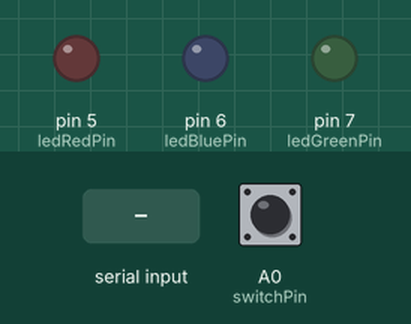
This sketch was run on a simulated Arduino Uno, built with avr-gcc and run on an emulated ATmega328P. Shown: output pins drawn as LEDs (lit = HIGH). The inputs (shaded band) are chosen by the test bench; at power-on: A0 (switchPin) LOW.

Above: at 1.2 s.
1.3 s: "100\n" received over Serial
At 2.3 s:
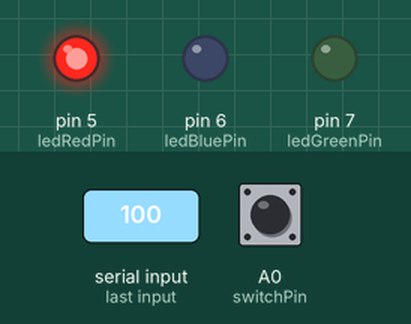
2.8 s: "101\n" received over Serial
At 3.5 s:
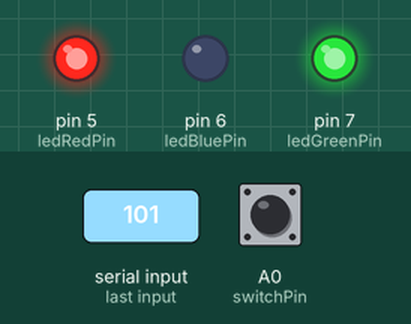
4.3 s: "102\n" received over Serial
At 4.7 s:
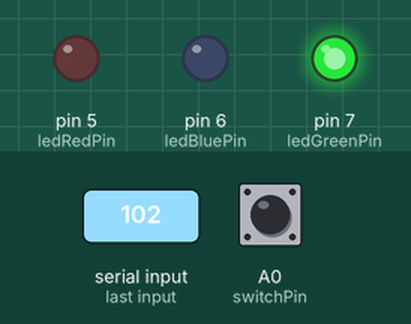
5.8 s: "103\n" received over Serial
At 7.1 s:
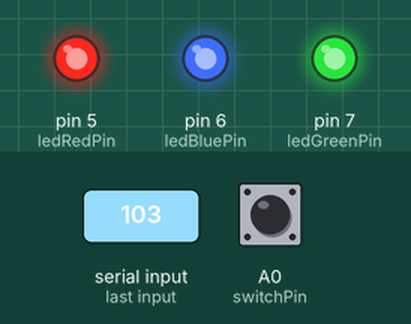
8.9 s: "90,45\n" received over Serial
At 9.6 s:
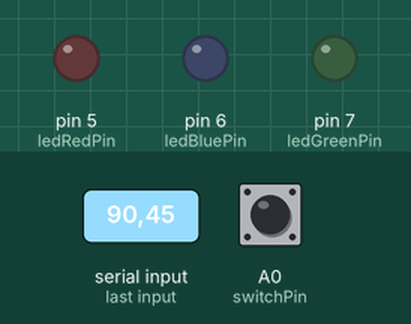
Timing chart, 0 to 11.4 s (numbered marks = the images above; inputs shaded):
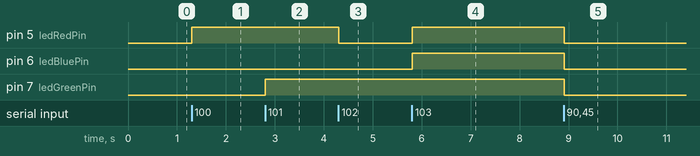

Measured:
- after the input at 1.3 s, pin 5 (ledRedPin): LOW → HIGH at once
- after the input at 2.8 s, pin 7 (ledGreenPin): LOW → HIGH at once
- after the input at 4.3 s, pin 5 (ledRedPin): HIGH → LOW at once
- after the input at 5.8 s, pin 5 (ledRedPin), pin 6 (ledBluePin): LOW → HIGH at once
- after the input at 8.9 s, pin 5 (ledRedPin), pin 6 (ledBluePin), pin 7 (ledGreenPin): HIGH → LOW at once

The sketch:

carry_on.ino
```cpp
int ledRedPin = 5;//2
int ledBluePin =6;//4
int ledGreenPin = 7;//3
int switchPin = A0;
int pressSensor_1_Pin = A1;
int pressSensor_2_Pin = A2;
double flexi_porce_resiter;
 double pound;
 double k_gram;

int data= 0;
String inString;
String pressValueString;
int inputData;
int flag= LOW; // for checking switch
double pressValue= 0;
double changdWeight(double mass);
void setup() {
    Serial.begin(115200);               //initial the Serial
    // initial setting for pin
    pinMode(ledRedPin,OUTPUT);
    pinMode(ledBluePin,OUTPUT);
    pinMode(ledGreenPin,OUTPUT);
    pinMode(switchPin,INPUT);
    pinMode(pressSensor_1_Pin,INPUT);
    pinMode(pressSensor_2_Pin,INPUT);

    // LED off
    digitalWrite(ledRedPin,LOW);
    digitalWrite(ledBluePin,LOW);
    digitalWrite(ledGreenPin,LOW);

}


void loop()
{
    data = digitalRead(switchPin);  // check the value of pushing the switch
    if(data ==HIGH && flag == LOW){ // if switch is pushed
      pressValue=changdWeight(analogRead(pressSensor_1_Pin));
      pressValue+=changdWeight(analogRead(pressSensor_2_Pin));
      pressValueString = String(pressValue);
      Serial.write("weight=");
      Serial.println(pressValue,2);
      //char* cPressValueString = (char*) malloc(sizeof(char)*(pressValueString.length() + 1));
     // pressValueString.toCharArray(cPressValueString, pressValueString.length() + 1);
     // Serial.write(cPressValueString);
     //Serial.write("\n");
      flag=HIGH; // change the flag to high
      data=0; // initialize value various
    }else if(flag == HIGH && data == 0){
      flag= LOW;
    }
    delay(20);


    if(Serial.available())  // signal input from smart phone
    {
         while (Serial.available() > 0) { // checking the message number
            int inChar = Serial.read();  // save the value
            if (isDigit(inChar)) {
              // convert the incoming byte to a char
              // and add it to the string:
              inString += (char)inChar;
            }
            // if you get a newline, print the string,
            // then the string's value:
          }
          inputData=inString.toInt();// string to integer
          // clear the string for new input:
          inString = "";

          //arduino works function following the massage from smart phone
          ledSet();
          switch(inputData){
            case 100:
              digitalWrite(ledRedPin,HIGH);
              break;
            case 101:
              digitalWrite(ledGreenPin,HIGH);
              digitalWrite(ledRedPin,HIGH);
              //digitalWrite(ledBluePin,HIGH);
              break;
            case 102:
              digitalWrite(ledGreenPin,HIGH);
              break;
            case 103:
              digitalWrite(ledGreenPin,HIGH);
              digitalWrite(ledRedPin,HIGH);
              digitalWrite(ledBluePin,HIGH);
              break;
          }
          inputData = 0;
    }
}

void ledSet(){
    digitalWrite(ledRedPin,LOW);
    digitalWrite(ledBluePin,LOW);
    digitalWrite(ledGreenPin,LOW);
}
double changdWeight(double mass)
{
  flexi_porce_resiter = 56.5*(1023-(double)mass)/((double)mass+1);//R1 is 526k ohm
pound = 1333.33/flexi_porce_resiter; //
k_gram =pound* 0.45359237;
return k_gram;
}
```
